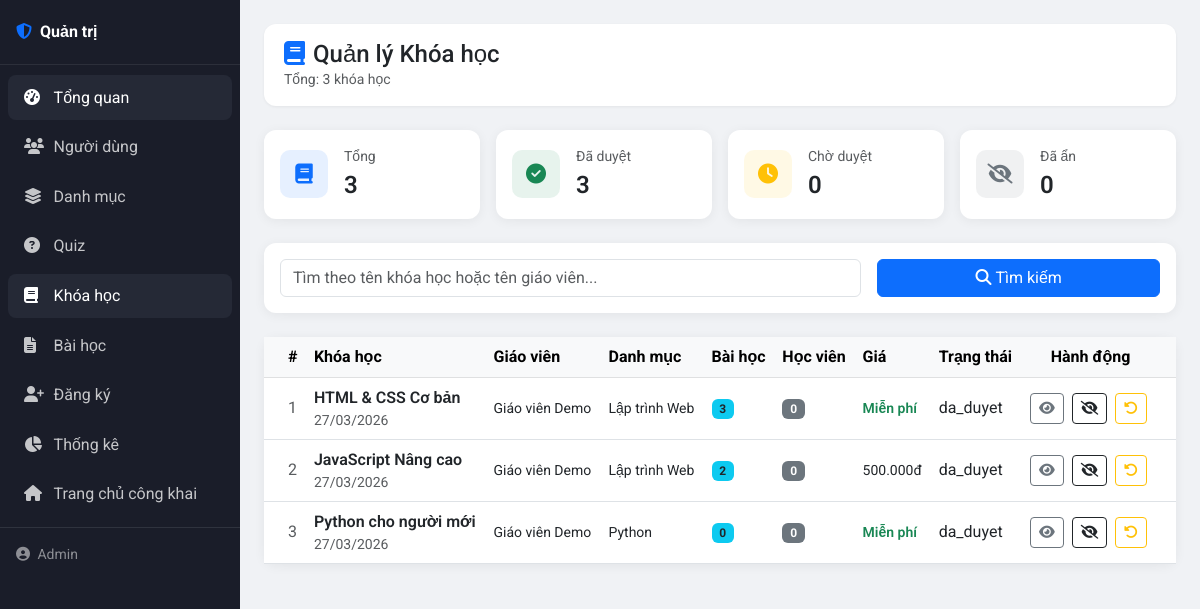
/admin/khoa-hoc/index.php (signed in), run on the app's committed database.
### tables this page shows
CREATE TABLE IF NOT EXISTS khoa_hoc (
    id INT AUTO_INCREMENT PRIMARY KEY,
    ten_khoa_hoc VARCHAR(200) NOT NULL,
    mo_ta TEXT,
    hinh_anh VARCHAR(255),
    gia_tien DECIMAL(10,0) DEFAULT 0,
    id_nguoi_tao INT,
    id_danh_muc INT,
    trang_thai ENUM('ban_nhap', 'da_duyet', 'bi_an') DEFAULT 'ban_nhap',
    ngay_tao TIMESTAMP DEFAULT CURRENT_TIMESTAMP,
    FOREIGN KEY (id_nguoi_tao) REFERENCES nguoi_dung(id) ON DELETE SET NULL,
    FOREIGN KEY (id_danh_muc) REFERENCES danh_muc(id) ON DELETE SET NULL
);

CREATE TABLE IF NOT EXISTS nguoi_dung (
    id INT AUTO_INCREMENT PRIMARY KEY,
    ho_ten VARCHAR(100) NOT NULL,
    email VARCHAR(100) UNIQUE NOT NULL,
    mat_khau VARCHAR(255) NOT NULL,
    vai_tro ENUM('hoc_vien', 'giao_vien', 'quan_tri') DEFAULT 'hoc_vien',
    anh_dai_dien VARCHAR(255) DEFAULT NULL,
    ngay_tao TIMESTAMP DEFAULT CURRENT_TIMESTAMP,
    trang_thai ENUM('hoat_dong', 'khong_hoat_dong') DEFAULT 'hoat_dong'
);

CREATE TABLE IF NOT EXISTS danh_muc (
    id INT AUTO_INCREMENT PRIMARY KEY,
    ten_danh_muc VARCHAR(100) NOT NULL,
    mo_ta TEXT,
    ngay_tao TIMESTAMP DEFAULT CURRENT_TIMESTAMP
);

### config/database.php (called while the page is built, shortened)
<?php
class Database {
    private static $instance = null;
    private $conn;
    private function __construct() {
        $this->conn = new mysqli(DB_HOST, DB_USER, DB_PASS, DB_NAME, DB_PORT);
        $this->conn->set_charset("utf8");
    }
    public static function getInstance() {
        if (!self::$instance) {
            self::$instance = new self();
        }
        return self::$instance;
    }
    public function getConnection() {
        return $this->conn;
    }
}
?>

### models/khoa_hoc.php (called while the page is built, shortened)
<?php
require_once __DIR__ . '/../config/database.php';
class KhoaHoc {
    private $db;
    public function __construct() {
        $this->db = Database::getInstance()->getConnection();
    }
    public function layTatCaAdmin() {
        $sql = "SELECT kh.*, nd.ho_ten AS ten_giao_vien, dm.ten_danh_muc,
                       (SELECT COUNT(*) FROM bai_hoc WHERE id_khoa_hoc = kh.id) AS so_bai_hoc,
                       (SELECT COUNT(*) FROM dang_ky_khoa_hoc WHERE id_khoa_hoc = kh.id) AS so_hoc_vien
                FROM khoa_hoc kh
                LEFT JOIN nguoi_dung nd ON kh.id_nguoi_tao = nd.id
                LEFT JOIN danh_muc dm ON kh.id_danh_muc = dm.id
                ORDER BY kh.ngay_tao DESC";
        $stmt = $this->db->prepare($sql);
        $stmt->execute();
        return $stmt->get_result()->fetch_all(MYSQLI_ASSOC);
    }
}
?>

### admin/khoa-hoc/index.php (the view, shortened to what this page needs)
<?php
require_once dirname(__DIR__) . '/../models/khoa_hoc.php';
$kh = new KhoaHoc();
$ds = $kh->layTatCaAdmin();
$loc_tt = isset($_GET['trang_thai']) ? $_GET['trang_thai'] : '';
$tu_khoa = isset($_GET['tu_khoa']) ? trim($_GET['tu_khoa']) : '';
$all = $kh->layTatCaAdmin();
$thong_ke = [
    'tong'      => count($all),
    'da_duyet'  => count(array_filter($all, fn($k) => $k['trang_thai'] === 'da_duyet')),
    'ban_nhap'  => count(array_filter($all, fn($k) => $k['trang_thai'] === 'ban_nhap')),
    'bi_an'     => count(array_filter($all, fn($k) => $k['trang_thai'] === 'bi_an')),
];
include __DIR__ . '/../partials/layout_start.php';
?>
<div class="admin-topbar d-flex flex-wrap justify-content-between align-items-center gap-2">
    <div>
        <h1 class="h4 mb-0"><i class="fas fa-book me-2 text-primary"></i>Quản lý Khóa học</h1>
        <p class="text-muted small mb-0">Tổng: <?php echo $thong_ke['tong']; ?> khóa học</p>
    </div>
</div>
<div class="row g-3 mb-4">
    <div class="col-sm-3">
        <div class="card stat-card">
            <div class="card-body d-flex align-items-center gap-3">
                <div class="icon bg-primary bg-opacity-10 text-primary"><i class="fas fa-book"></i></div>
                <div>
                    <div class="text-muted small">Tổng</div>
                    <div class="fs-4 fw-semibold"><?php echo $thong_ke['tong']; ?></div>
                </div>
            </div>
        </div>
    </div>
    <div class="col-sm-3">
        <a href="?trang_thai=da_duyet" class="text-decoration-none">
            <div class="card stat-card h-100">
                <div class="card-body d-flex align-items-center gap-3">
                    <div class="icon bg-success bg-opacity-10 text-success"><i class="fas fa-check-circle"></i></div>
                    <div>
                        <div class="text-muted small">Đã duyệt</div>
                        <div class="fs-4 fw-semibold"><?php echo $thong_ke['da_duyet']; ?></div>
                    </div>
                </div>
            </div>
        </a>
    </div>
    <div class="col-sm-3">
        <a href="?trang_thai=ban_nhap" class="text-decoration-none">
            <div class="card stat-card h-100">
                <div class="card-body d-flex align-items-center gap-3">
                    <div class="icon bg-warning bg-opacity-10 text-warning"><i class="fas fa-clock"></i></div>
                    <div>
                        <div class="text-muted small">Chờ duyệt</div>
                        <div class="fs-4 fw-semibold"><?php echo $thong_ke['ban_nhap']; ?></div>
                    </div>
                </div>
            </div>
        </a>
    </div>
    <div class="col-sm-3">
        <a href="?trang_thai=bi_an" class="text-decoration-none">
            <div class="card stat-card h-100">
                <div class="card-body d-flex align-items-center gap-3">
                    <div class="icon bg-secondary bg-opacity-10 text-secondary"><i class="fas fa-eye-slash"></i></div>
                    <div>
                        <div class="text-muted small">Đã ẩn</div>
                        <div class="fs-4 fw-semibold"><?php echo $thong_ke['bi_an']; ?></div>
                    </div>
                </div>
            </div>
        </a>
    </div>
</div>
<div class="card stat-card mb-4">
    <div class="card-body">
        <form method="GET" class="row g-3">
            <div class="col-md-8">
                <input type="text" name="tu_khoa" class="form-control"
                       placeholder="Tìm theo tên khóa học hoặc tên giáo viên..."
                       value="<?php echo htmlspecialchars($tu_khoa); ?>">
            </div>
            <div class="col-md-4">
                <button type="submit" class="btn btn-primary w-100">
                    <i class="fas fa-search me-1"></i>Tìm kiếm
                </button>
            </div>
        </form>
    </div>
</div>
<div class="card stat-card">
    <div class="card-body p-0">
        <?php if (empty($ds)): ?>
            <div class="text-center text-muted py-5">
                <i class="fas fa-book-open fa-3x mb-3"></i>
                <p class="mb-0">Không tìm thấy khóa học nào.</p>
            </div>
        <?php else: ?>
            <div class="table-responsive">
                <table class="table table-hover align-middle mb-0">
                    <thead class="table-light">
                        <tr>
                            <th class="ps-4">#</th>
                            <th>Khóa học</th>
                            <th>Giáo viên</th>
                            <th>Danh mục</th>
                            <th>Bài học</th>
                            <th>Học viên</th>
                            <th>Giá</th>
                            <th>Trạng thái</th>
                            <th class="pe-4 text-center">Hành động</th>
                        </tr>
                    </thead>
                    <tbody>
                        <?php foreach ($ds as $i => $k): ?>
                            <?php
                            $tt_labels = [
                                'da_duyet'  => '<span class="badge bg-success">Đã duyệt</span>',
                                'ban_nhap'  => '<span class="badge bg-warning text-dark">Chờ duyệt</span>',
                                'bi_an'     => '<span class="badge bg-secondary">Đã ẩn</span>',
                            ];
                            ?>
                            <tr>
                                <td class="ps-4 text-muted"><?php echo $i + 1; ?></td>
                                <td>
                                    <div class="fw-semibold"><?php echo htmlspecialchars($k['ten_khoa_hoc']); ?></div>
                                    <div class="small text-muted"><?php echo date('d/m/Y', strtotime($k['ngay_tao'])); ?></div>
                                </td>
                                <td class="small"><?php echo htmlspecialchars($k['ten_giao_vien'] ?? '-'); ?></td>
                                <td class="small"><?php echo htmlspecialchars($k['ten_danh_muc'] ?? '-'); ?></td>
                                <td><span class="badge bg-info text-dark"><?php echo $k['so_bai_hoc']; ?></span></td>
                                <td><span class="badge bg-secondary"><?php echo $k['so_hoc_vien']; ?></span></td>
                                <td class="small"><?php echo $k['gia_tien'] > 0 ? number_format($k['gia_tien'], 0, ',', '.') . 'đ' : '<span class="text-success fw-semibold">Miễn phí</span>'; ?></td>
                                <td><?php echo $tt_labels[$k['trang_thai']] ?? $k['trang_thai']; ?></td>
                                <td class="pe-4 text-center">
                                    <a href="chi-tiet.php?id=<?php echo $k['id']; ?>" class="btn btn-outline-secondary btn-sm me-1" title="Chi tiết">
                                        <i class="fas fa-eye"></i>
                                    </a>
                                    <?php if ($k['trang_thai'] === 'ban_nhap'): ?>
                                        <a href="?action=duyet&id=<?php echo $k['id']; if($loc_tt) echo '&trang_thai='.$loc_tt; ?>"
                                           class="btn btn-outline-success btn-sm me-1" title="Duyệt">
                                            <i class="fas fa-check"></i>
                                        </a>
                                    <?php elseif ($k['trang_thai'] === 'da_duyet'): ?>
                                        <a href="?action=an&id=<?php echo $k['id']; if($loc_tt) echo '&trang_thai='.$loc_tt; ?>"
                                           class="btn btn-outline-dark btn-sm me-1" title="Ẩn">
                                            <i class="fas fa-eye-slash"></i>
                                        </a>
                                    <?php endif; ?>
                                    <a href="?action=cho_duyet&id=<?php echo $k['id']; if($loc_tt) echo '&trang_thai='.$loc_tt; ?>"
                                       class="btn btn-outline-warning btn-sm me-1" title="Chờ duyệt lại">
                                        <i class="fas fa-rotate-left"></i>
                                    </a>
                                </td>
                            </tr>
                        <?php endforeach; ?>
                    </tbody>
                </table>
            </div>
        <?php endif; ?>
    </div>
</div>
<?php include __DIR__ . '/../partials/layout_end.php'; ?>

### admin/partials/layout_start.php (style rules this page uses)
:root { --admin-sidebar: #1a1d29; --admin-sidebar-hover: #252936; --admin-body: #f0f2f5; }
body { font-family: 'Roboto', sans-serif; background: var(--admin-body); min-height: 100vh; }
.admin-topbar { background: #fff; border-radius: 12px; padding: 1rem 1.25rem; box-shadow: 0 1px 3px rgba(0,0,0,0.06); margin-bottom: 1.5rem; }
.stat-card { border: none; border-radius: 12px; box-shadow: 0 2px 12px rgba(0,0,0,0.06); }
.stat-card .icon { width: 48px; height: 48px; border-radius: 10px; display: flex; align-items: center; justify-content: center; font-size: 1.25rem; }

### data on the page
khoa_hoc: ten_khoa_hoc "HTML & CSS Cơ bản", ngay_tao "27/03/2026", id_nguoi_tao.ho_ten "Giáo viên Demo", id_danh_muc.ten_danh_muc "Lập trình Web", so_bai_hoc "3", so_hoc_vien "0", gia_tien "Miễn phí", trang_thai "da_duyet"
khoa_hoc: ten_khoa_hoc "JavaScript Nâng cao", ngay_tao "27/03/2026", id_nguoi_tao.ho_ten "Giáo viên Demo", id_danh_muc.ten_danh_muc "Lập trình Web", so_bai_hoc "2", so_hoc_vien "0", gia_tien "500.000", trang_thai "da_duyet"
khoa_hoc: ten_khoa_hoc "Python cho người mới", ngay_tao "27/03/2026", id_nguoi_tao.ho_ten "Giáo viên Demo", id_danh_muc.ten_danh_muc "Python", so_bai_hoc "0", so_hoc_vien "0", gia_tien "Miễn phí", trang_thai "da_duyet"

### other printed values
$nguoi_dung_admin['ho_ten'] "Admin"
$thong_ke['tong'] "3"
$thong_ke['da_duyet'] "3"
$thong_ke['ban_nhap'] "0"
$thong_ke['bi_an'] "0"
